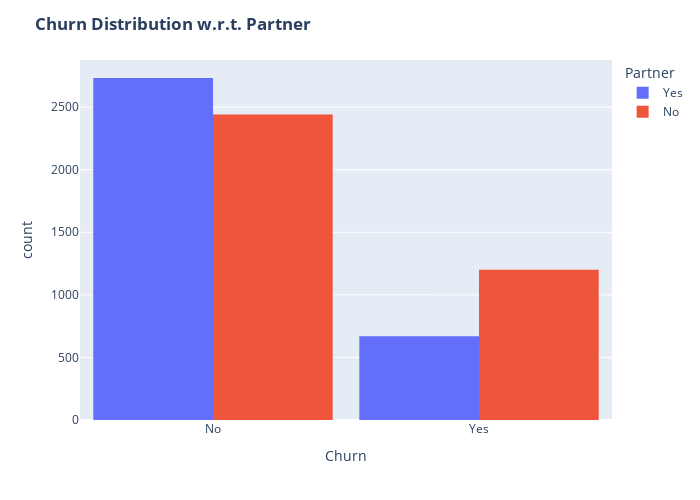

The notebook cell this image was saved under:
### Markdown cell above
Customers without dependents are more likely to churn

### Code cell
plot_churn_vs_category(
    Data,
    churn_col="Churn",
    category_col="Partner",
    title="<b>Churn Distribution w.r.t. Partner</b>"
)

### Figure 1 — Plotly figure (JSON) as saved in the notebook; plotly's stock layout.template omitted (floating-point values rounded to 4 significant figures; data arrays with more than 128 entries replaced by an {"elided": "..."} marker saying what was removed)
{"data": [{"alignmentgroup": "True", "bingroup": "x", "hovertemplate": "Partner=Yes<br>Churn=%{x}<br>count=%{y}<extra></extra>", "legendgroup": "Yes", "marker": {"color": "#636efa", "pattern": {"shape": ""}}, "name": "Yes", "offsetgroup": "Yes", "orientation": "v", "showlegend": true, "type": "histogram", "x": {"elided": "3402 str values"}, "xaxis": "x", "yaxis": "y"}, {"alignmentgroup": "True", "bingroup": "x", "hovertemplate": "Partner=No<br>Churn=%{x}<br>count=%{y}<extra></extra>", "legendgroup": "No", "marker": {"color": "#EF553B", "pattern": {"shape": ""}}, "name": "No", "offsetgroup": "No", "orientation": "v", "showlegend": true, "type": "histogram", "x": {"elided": "3641 str values"}, "xaxis": "x", "yaxis": "y"}], "layout": {"bargap": 0.1, "barmode": "group", "height": 500, "legend": {"title": {"text": "Partner"}, "tracegroupgap": 0}, "margin": {"t": 60}, "title": {"text": "<b>Churn Distribution w.r.t. Partner</b>"}, "width": 700, "xaxis": {"anchor": "y", "domain": [0, 1], "title": {"text": "Churn"}}, "yaxis": {"anchor": "x", "domain": [0, 1], "title": {"text": "count"}}}}
